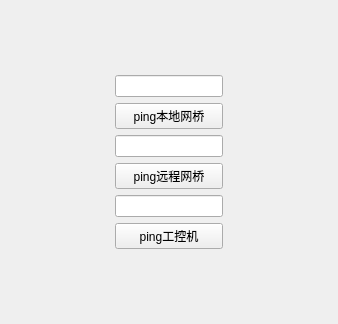
<?xml version="1.0" encoding="UTF-8"?>
<ui version="4.0">
 <class>PingTest</class>
 <widget class="QWidget" name="PingTest">
  <property name="geometry">
   <rect>
    <x>0</x>
    <y>0</y>
    <width>338</width>
    <height>324</height>
   </rect>
  </property>
  <property name="windowTitle">
   <string>Form</string>
  </property>
  <layout class="QGridLayout" name="gridLayout_2">
   <item row="0" column="0">
    <widget class="QWidget" name="widget" native="true">
     <property name="sizePolicy">
      <sizepolicy hsizetype="Fixed" vsizetype="Fixed">
       <horstretch>0</horstretch>
       <verstretch>0</verstretch>
      </sizepolicy>
     </property>
     <layout class="QGridLayout" name="gridLayout">
      <item row="0" column="0">
       <layout class="QVBoxLayout" name="verticalLayout_7">
        <item>
         <layout class="QVBoxLayout" name="verticalLayout_2">
          <item>
           <widget class="QLineEdit" name="localBridgelineEdit"/>
          </item>
          <item>
           <widget class="QPushButton" name="ping253Button">
            <property name="text">
             <string>ping本地网桥</string>
            </property>
           </widget>
          </item>
         </layout>
        </item>
        <item>
         <layout class="QVBoxLayout" name="verticalLayout_3">
          <item>
           <widget class="QLineEdit" name="remoteBridgelineEdit"/>
          </item>
          <item>
           <widget class="QPushButton" name="ping254Button">
            <property name="text">
             <string>ping远程网桥</string>
            </property>
           </widget>
          </item>
         </layout>
        </item>
        <item>
         <layout class="QVBoxLayout" name="verticalLayout">
          <item>
           <widget class="QLineEdit" name="explorerlineEdit"/>
          </item>
          <item>
           <widget class="QPushButton" name="ping123Button">
            <property name="text">
             <string>ping工控机</string>
            </property>
           </widget>
          </item>
         </layout>
        </item>
       </layout>
      </item>
     </layout>
    </widget>
   </item>
  </layout>
 </widget>
 <resources/>
 <connections/>
</ui>
